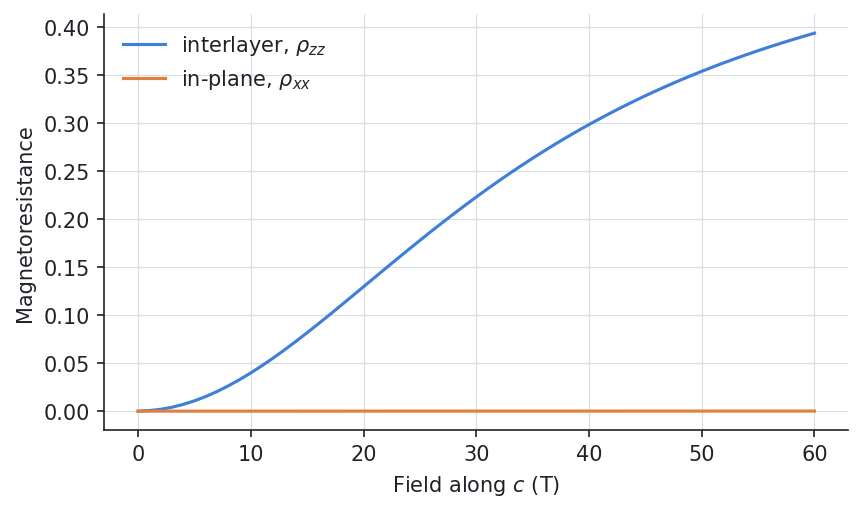

Here is the Python script that generated this plot:
from _data import d, k_F, mass

# --8<-- [start:example]
import numpy as np
from quantalyze.beta import boltzmann as bz
from quantalyze.core.constants import HBAR

a = bz.units.angstrom_to_meter(3.87)
c2 = HBAR**2 / (2 * mass)
t_z = bz.units.ev_to_joule(0.01)  # interlayer hopping
e_F = c2 * k_F**2


def energy(kx, ky, kz):
    # interlayer hopping ∝ (cos k_x a − cos k_y a)²: largest along the axes, zero on the diagonals
    form = (np.cos(kx * a) - np.cos(ky * a)) ** 2 / 4
    return c2 * (kx**2 + ky**2) - 2 * t_z * np.cos(kz * d) * form - e_F


def gradient(kx, ky, kz):
    difference = np.cos(kx * a) - np.cos(ky * a)
    hop = t_z * np.cos(kz * d) * difference * a
    return (2 * c2 * kx + hop * np.sin(kx * a),
            2 * c2 * ky - hop * np.sin(ky * a),
            2 * t_z * d * np.sin(kz * d) * difference**2 / 4)


surface = bz.generators.from_dispersion_3d(
    256, 8, energy=energy, gradient=gradient, tau=1e-13, max_radius=2 * k_F, layer_spacing=d)

field = np.linspace(0, 60, 61)
sigma = bz.conductivity(surface, field, layer_spacing=d, kz="kz")
interlayer = bz.magnetoresistance(sigma, component="zz")
in_plane = bz.magnetoresistance(sigma, component="xx")

print(f"sigma_zz / sigma_xx at 0 T: {sigma.sigma_zz.iloc[0] / sigma.sigma_xx.iloc[0]:.2e}")
print(f"MR at 60 T: in-plane {in_plane.iloc[60]:.2e}, interlayer {interlayer.iloc[60]:.3f}")
# --8<-- [end:example]

import matplotlib.pyplot as plt

fig, ax = plt.subplots()
ax.plot(field, interlayer, label=r"interlayer, $\rho_{zz}$")
ax.plot(field, in_plane, label=r"in-plane, $\rho_{xx}$")
ax.set(xlabel="Field along $c$ (T)", ylabel="Magnetoresistance")
ax.legend()
